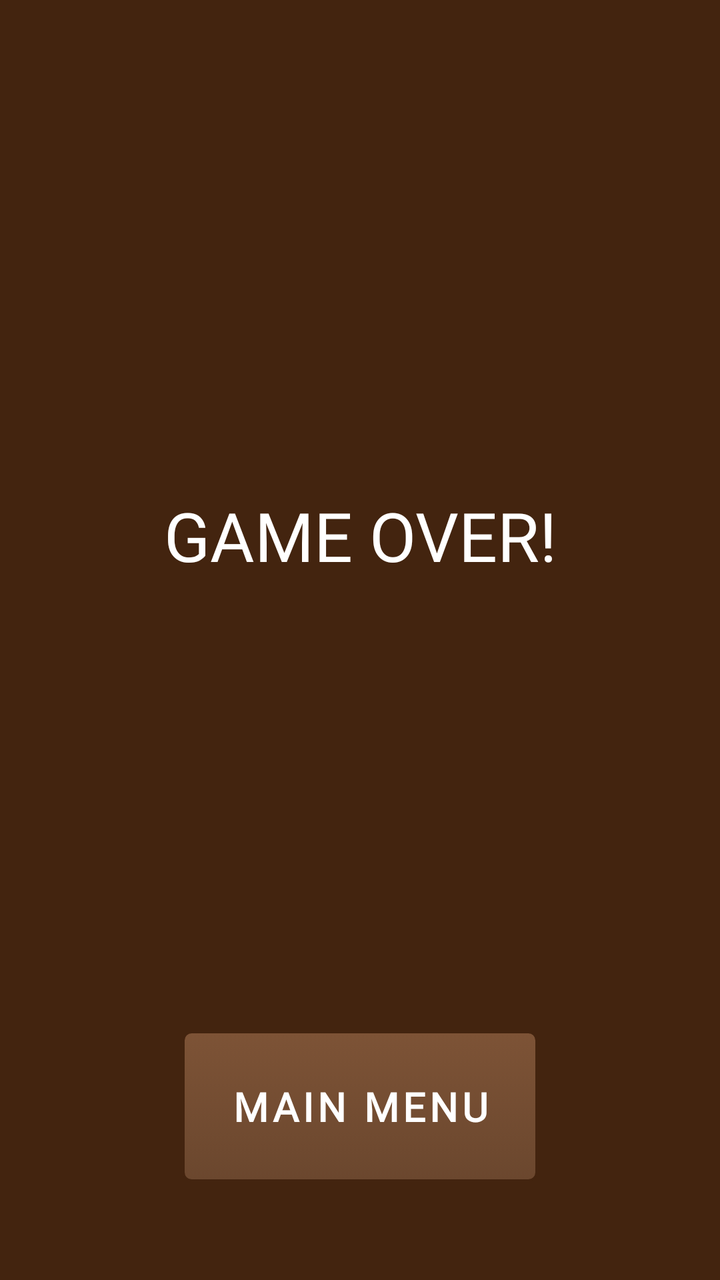
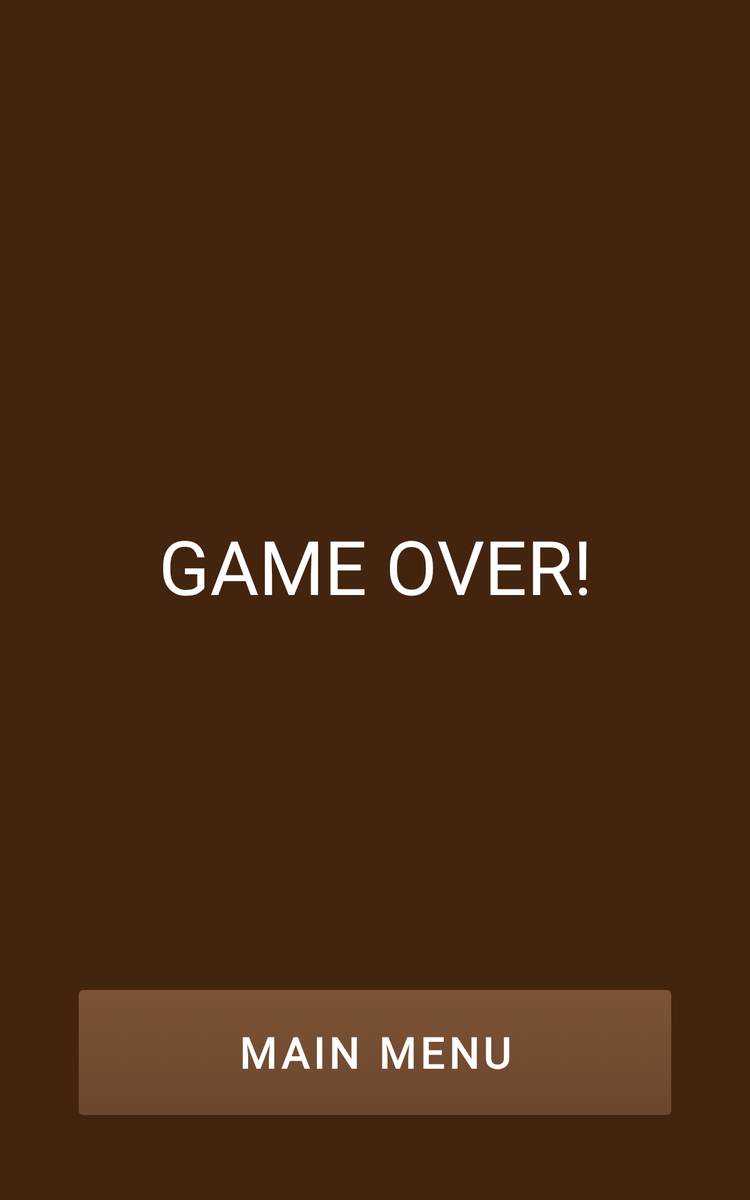

Two renders of one Android screen. The first uses the default layout on a phone; the second uses the alternative layout the repository ships for a different screen configuration, on a matching device. The two XML files are below.
<!-- AndroidManifest.xml: application theme Theme.TowerDefense.SplashScreen -->
<!-- res/layout/gameover_view.xml -->
<?xml version="1.0" encoding="utf-8"?>
<androidx.constraintlayout.widget.ConstraintLayout xmlns:android="http://schemas.android.com/apk/res/android"
    xmlns:app="http://schemas.android.com/apk/res-auto"
    android:id="@+id/gameoverView"
    android:layout_width="match_parent"
    android:layout_height="match_parent"
    android:background="@color/dark_brown">

    <ImageView
        android:id="@+id/gameOverIV"
        android:layout_width="300dp"
        android:layout_height="146dp"
        android:contentDescription="@string/app_name"
        app:layout_constraintBottom_toTopOf="@+id/valueDisplay"
        app:layout_constraintEnd_toEndOf="parent"
        app:layout_constraintStart_toStartOf="parent"
        app:layout_constraintTop_toTopOf="parent"
        app:srcCompat="@drawable/tower_collapse_animation" />

    <androidx.constraintlayout.widget.ConstraintLayout
        android:id="@+id/valueDisplay"
        android:layout_width="match_parent"
        android:layout_height="wrap_content"
        app:layout_constraintBottom_toTopOf="@+id/backToMainBtn"
        app:layout_constraintEnd_toEndOf="parent"
        app:layout_constraintStart_toStartOf="parent"
        app:layout_constraintTop_toBottomOf="@+id/gameOverIV">

        <TextView
            android:id="@+id/gameOverTV"
            style="@style/Heading.TextView"
            android:layout_width="wrap_content"
            android:layout_height="wrap_content"
            android:layout_marginBottom="30dp"
            android:text="@string/lostText"
            android:textAlignment="center"
            android:textSize="34sp"
            app:layout_constraintBottom_toTopOf="@+id/timeTV"
            app:layout_constraintEnd_toEndOf="parent"
            app:layout_constraintStart_toStartOf="parent"
            app:layout_constraintTop_toTopOf="parent" />

        <TextView
            android:id="@+id/timeTV"
            style="@style/Heading.TextView"
            android:layout_width="wrap_content"
            android:layout_height="wrap_content"
            android:layout_marginBottom="15dp"
            android:textAlignment="center"
            app:layout_constraintBottom_toTopOf="@+id/waveReached"
            app:layout_constraintEnd_toEndOf="parent"
            app:layout_constraintStart_toStartOf="parent"
            app:layout_constraintTop_toBottomOf="@+id/gameOverTV" />

        <TextView
            android:id="@+id/enemyValue"
            style="@style/Heading.TextView"
            android:layout_width="wrap_content"
            android:layout_height="wrap_content"
            android:layout_marginBottom="15dp"
            android:textAlignment="center"
            app:layout_constraintBottom_toBottomOf="parent"
            app:layout_constraintEnd_toEndOf="parent"
            app:layout_constraintStart_toStartOf="parent"
            app:layout_constraintTop_toBottomOf="@+id/waveReached" />

        <TextView
            android:id="@+id/waveReached"
            style="@style/Heading.TextView"
            android:layout_width="wrap_content"
            android:layout_height="wrap_content"
            android:textAlignment="center"
            app:layout_constraintBottom_toTopOf="@+id/enemyValue"
            app:layout_constraintEnd_toEndOf="parent"
            app:layout_constraintStart_toStartOf="parent"
            app:layout_constraintTop_toBottomOf="@+id/timeTV" />

    </androidx.constraintlayout.widget.ConstraintLayout>

    <Button
        android:id="@+id/backToMainBtn"
        style="@style/Button.Main"
        android:layout_width="wrap_content"
        android:layout_height="wrap_content"
        android:background="@drawable/defaultbtn_states"
        android:onClick="leaveGame"
        android:text="@string/back"
        app:layout_constraintBottom_toBottomOf="parent"
        app:layout_constraintEnd_toEndOf="parent"
        app:layout_constraintStart_toStartOf="parent"
        app:layout_constraintTop_toBottomOf="@+id/valueDisplay" />
</androidx.constraintlayout.widget.ConstraintLayout>
<!-- resources referenced by this layout -->
<resources>
  <color name="dark_brown">#43240f</color>
  <!-- drawable defaultbtn_states (drawable) -->
  <?xml version="1.0" encoding="utf-8"?>
  <selector xmlns:android="http://schemas.android.com/apk/res/android">
      <item android:drawable="@drawable/button_border_pressed" android:state_enabled="true" android:state_pressed="true" />
      <item android:drawable="@drawable/button_border" android:state_enabled="true" />
  </selector>
  <string name="app_name">Bug Defender</string>
  <string name="back">main menu</string>
  <string name="lostText">Game Over!</string>
  <style name="Heading.TextView" parent="Widget.AppCompat.TextView">
          <item name="android:textSize">20sp</item>
          <item name="android:textAllCaps">true</item>
          <item name="android:textColor">@color/white</item>
          <item name="android:fontFamily">@font/medievalsharpbold</item>
          <item name="android:layout_marginStart">24dp</item>
          <item name="android:layout_marginEnd">24dp</item>
          <item name="android:layout_marginBottom">20dp</item>
          <item name="android:layout_width">match_parent</item>
          <item name="android:layout_height">wrap_content</item>
      </style>
  <style name="Theme.TowerDefense.SplashScreen" parent="Theme.SplashScreen">
          <item name="windowSplashScreenBackground">@color/dark_brown</item>
          <item name="windowSplashScreenAnimatedIcon">@drawable/app_icon</item>
          <item name="postSplashScreenTheme">@style/Theme.AppCompat.NoActionBar.Main</item>
      </style>
  <!-- drawable button_border_pressed (drawable) -->
  <?xml version="1.0" encoding="utf-8"?>
  <shape xmlns:android="http://schemas.android.com/apk/res/android"
      android:shape="rectangle">
      <gradient
          android:angle="270"
          android:endColor="@color/brown_overlay"
          android:startColor="@color/dark_brown" />
      <corners android:radius="4dp" />
      <stroke
          android:width="1dp"
          android:color="@color/dark_brown" />
  </shape>
  <!-- drawable button_border (drawable) -->
  <?xml version="1.0" encoding="utf-8"?>
  <shape xmlns:android="http://schemas.android.com/apk/res/android"
      android:shape="rectangle">
      <gradient
          android:angle="270"
          android:endColor="@color/middle_brown"
          android:startColor="@color/light_brown" />
      <corners android:radius="4dp" />
      <stroke
          android:width="1dp"
          android:color="@color/dark_brown" />
  </shape>
  <color name="white">#FFFFFFFF</color>
  <style name="Theme.AppCompat.NoActionBar.Main" parent="Theme.AppCompat.NoActionBar">
          <item name="alertDialogTheme">@style/Preference.Dialog</item>
          <item name="checkboxStyle">@style/CheckBox.Button</item>
          <item name="checkBoxPreferenceStyle">@style/CheckBox.Text</item>
          <item name="dialogPreferenceStyle">@style/ListPref.Text</item>
      </style>
  <color name="brown_overlay">#9F7D5336</color>
  <color name="middle_brown">#6b472e</color>
  <color name="light_brown">#7d5336</color>
  <style name="Preference.Dialog" parent="Theme.MaterialComponents.Dialog">
          <item name="android:colorControlActivated">@color/white</item>
          <item name="android:colorControlNormal">@color/white</item>
          <item name="android:color">@color/white</item>
          <item name="colorPrimary">@color/white</item>
          <item name="colorAccent">@color/white</item>
          <item name="android:background">@color/middle_brown</item>
          <item name="android:paddingTop">4dp</item>
          <item name="android:paddingBottom">4dp</item>
      </style>
  <style name="CheckBox.Button" parent="Widget.AppCompat.CompoundButton.CheckBox">
          <item name="android:buttonTint">@color/white</item>
      </style>
  <style name="CheckBox.Text" parent="Preference.CheckBoxPreference">
          <item name="android:textSize">30sp</item>
      </style>
  <style name="ListPref.Text" parent="Preference.DialogPreference">
          <item name="android:textSize">30sp</item>
      </style>
</resources>
<!-- res/layout-sw600dp/gameover_view.xml (the repository's variant of the layout above) -->
<!-- drawn on a 7-inch tablet held upright -->
<?xml version="1.0" encoding="utf-8"?>
<androidx.constraintlayout.widget.ConstraintLayout xmlns:android="http://schemas.android.com/apk/res/android"
    xmlns:app="http://schemas.android.com/apk/res-auto"
    android:id="@+id/gameoverView"
    android:layout_width="match_parent"
    android:layout_height="match_parent"
    android:background="@color/dark_brown">

    <ImageView
        android:id="@+id/gameOverIV"
        android:layout_width="400dp"
        android:layout_height="278dp"
        android:contentDescription="@string/app_name"
        app:layout_constraintBottom_toTopOf="@+id/valueDisplay"
        app:layout_constraintEnd_toEndOf="parent"
        app:layout_constraintStart_toStartOf="parent"
        app:layout_constraintTop_toTopOf="parent"
        app:srcCompat="@drawable/tower_collapse_animation" />

    <androidx.constraintlayout.widget.ConstraintLayout
        android:id="@+id/valueDisplay"
        android:layout_width="match_parent"
        android:layout_height="wrap_content"
        app:layout_constraintBottom_toTopOf="@+id/backToMainBtn"
        app:layout_constraintEnd_toEndOf="parent"
        app:layout_constraintStart_toStartOf="parent"
        app:layout_constraintTop_toBottomOf="@+id/gameOverIV">

        <TextView
            android:id="@+id/gameOverTV"
            style="@style/Heading.TextView"
            android:layout_width="wrap_content"
            android:layout_height="wrap_content"
            android:layout_marginBottom="30dp"
            android:text="@string/lostText"
            android:textAlignment="center"
            android:textSize="60sp"
            app:layout_constraintBottom_toTopOf="@+id/timeTV"
            app:layout_constraintEnd_toEndOf="parent"
            app:layout_constraintStart_toStartOf="parent"
            app:layout_constraintTop_toTopOf="parent" />

        <TextView
            android:id="@+id/timeTV"
            style="@style/Heading.TextView"
            android:layout_width="wrap_content"
            android:layout_height="wrap_content"
            android:layout_marginBottom="15dp"
            android:textAlignment="center"
            android:textSize="34sp"
            app:layout_constraintBottom_toTopOf="@+id/waveReached"
            app:layout_constraintEnd_toEndOf="parent"
            app:layout_constraintStart_toStartOf="parent"
            app:layout_constraintTop_toBottomOf="@+id/gameOverTV" />

        <TextView
            android:id="@+id/waveReached"
            style="@style/Heading.TextView"
            android:layout_width="wrap_content"
            android:layout_height="wrap_content"
            android:layout_marginBottom="15dp"
            android:textAlignment="center"
            android:textSize="34sp"
            app:layout_constraintBottom_toTopOf="@+id/enemyValue"
            app:layout_constraintEnd_toEndOf="parent"
            app:layout_constraintStart_toStartOf="parent"
            app:layout_constraintTop_toBottomOf="@+id/timeTV" />

        <TextView
            android:id="@+id/enemyValue"
            style="@style/Heading.TextView"
            android:layout_width="wrap_content"
            android:layout_height="wrap_content"
            android:textAlignment="center"
            android:textSize="34sp"
            app:layout_constraintBottom_toBottomOf="parent"
            app:layout_constraintEnd_toEndOf="parent"
            app:layout_constraintStart_toStartOf="parent"
            app:layout_constraintTop_toBottomOf="@+id/waveReached" />

    </androidx.constraintlayout.widget.ConstraintLayout>

    <Button
        android:id="@+id/backToMainBtn"
        style="@style/Button.Main"
        android:layout_width="476dp"
        android:layout_height="102dp"
        android:background="@drawable/defaultbtn_states"
        android:onClick="leaveGame"
        android:text="@string/back"
        android:textSize="34sp"
        app:layout_constraintBottom_toBottomOf="parent"
        app:layout_constraintEnd_toEndOf="parent"
        app:layout_constraintStart_toStartOf="parent"
        app:layout_constraintTop_toBottomOf="@+id/valueDisplay" />
</androidx.constraintlayout.widget.ConstraintLayout>
<!-- resources referenced by the variant -->
<!-- as a 7-inch tablet held upright resolves them -->
<resources>
  <color name="dark_brown">#43240f</color>
  <!-- drawable defaultbtn_states (drawable) -->
  <?xml version="1.0" encoding="utf-8"?>
  <selector xmlns:android="http://schemas.android.com/apk/res/android">
      <item android:drawable="@drawable/button_border_pressed" android:state_enabled="true" android:state_pressed="true" />
      <item android:drawable="@drawable/button_border" android:state_enabled="true" />
  </selector>
  <string name="app_name">Bug Defender</string>
  <string name="back">main menu</string>
  <string name="lostText">Game Over!</string>
  <style name="Heading.TextView" parent="Widget.AppCompat.TextView">
          <item name="android:textSize">20sp</item>
          <item name="android:textAllCaps">true</item>
          <item name="android:textColor">@color/white</item>
          <item name="android:fontFamily">@font/medievalsharpbold</item>
          <item name="android:layout_marginStart">24dp</item>
          <item name="android:layout_marginEnd">24dp</item>
          <item name="android:layout_marginBottom">20dp</item>
          <item name="android:layout_width">match_parent</item>
          <item name="android:layout_height">wrap_content</item>
      </style>
  <style name="Theme.TowerDefense.SplashScreen" parent="Theme.SplashScreen">
          <item name="windowSplashScreenBackground">@color/dark_brown</item>
          <item name="windowSplashScreenAnimatedIcon">@drawable/app_icon</item>
          <item name="postSplashScreenTheme">@style/Theme.AppCompat.NoActionBar.Main</item>
      </style>
  <!-- drawable button_border_pressed (drawable) -->
  <?xml version="1.0" encoding="utf-8"?>
  <shape xmlns:android="http://schemas.android.com/apk/res/android"
      android:shape="rectangle">
      <gradient
          android:angle="270"
          android:endColor="@color/brown_overlay"
          android:startColor="@color/dark_brown" />
      <corners android:radius="4dp" />
      <stroke
          android:width="1dp"
          android:color="@color/dark_brown" />
  </shape>
  <!-- drawable button_border (drawable) -->
  <?xml version="1.0" encoding="utf-8"?>
  <shape xmlns:android="http://schemas.android.com/apk/res/android"
      android:shape="rectangle">
      <gradient
          android:angle="270"
          android:endColor="@color/middle_brown"
          android:startColor="@color/light_brown" />
      <corners android:radius="4dp" />
      <stroke
          android:width="1dp"
          android:color="@color/dark_brown" />
  </shape>
  <color name="white">#FFFFFFFF</color>
  <style name="Theme.AppCompat.NoActionBar.Main" parent="Theme.AppCompat.NoActionBar">
          <item name="alertDialogTheme">@style/Preference.Dialog</item>
          <item name="checkboxStyle">@style/CheckBox.Button</item>
          <item name="checkBoxPreferenceStyle">@style/CheckBox.Text</item>
          <item name="dialogPreferenceStyle">@style/ListPref.Text</item>
      </style>
  <color name="brown_overlay">#9F7D5336</color>
  <color name="middle_brown">#6b472e</color>
  <color name="light_brown">#7d5336</color>
  <style name="CheckBox.Button" parent="Widget.AppCompat.CompoundButton.CheckBox">
          <item name="android:buttonTint">@color/white</item>
      </style>
  <!-- from res/values-sw600dp/ -->
  <style name="CheckBox.Text" parent="Preference.CheckBoxPreference">
          <item name="android:textSize">30sp</item>
      </style>
  <!-- from res/values-sw600dp/ -->
  <style name="ListPref.Text" parent="Preference.DialogPreference">
          <item name="android:textSize">30sp</item>
      </style>
</resources>
